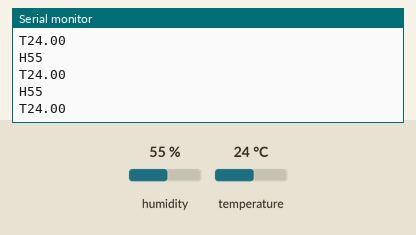
This sketch was run on a simulated Arduino Uno, built with avr-gcc and run on an emulated ATmega328P. Parts: the last lines printed to the serial monitor. The inputs (shaded band) are chosen by the test bench; at power-on: humidity 55 %, temperature 24 °C.

Above: at 1.3 s.
1.4 s: humidity set to 22 %
At 2.41 s:
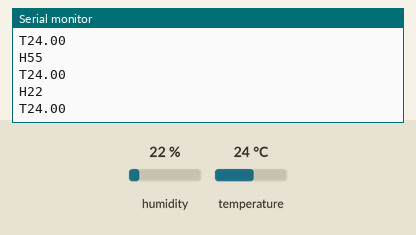
4.1 s: temperature set to 12 °C
At 4.43 s:
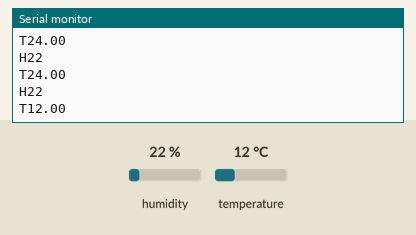
6.8 s: humidity set to 40 %
At 6.86 s:
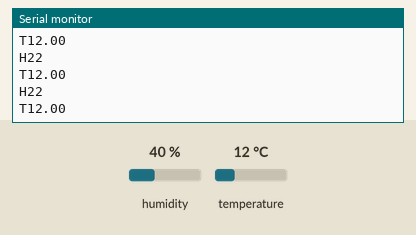
Timing chart, 0 to 9.8 s (numbered marks = the images above; inputs shaded):
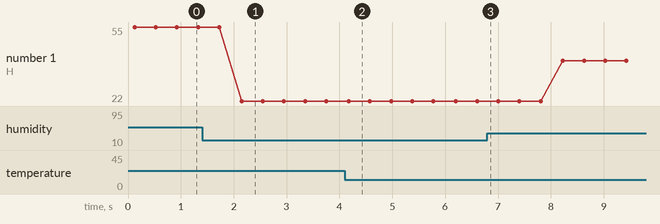

Measured:
- after the input at 1.4 s, the serial monitor: prints a new line after 0.75 s (image 1)
- after the input at 4.1 s, the serial monitor: prints a new line after 0.08 s (image 2)
- plotted number 1: 55 → 22 after the input at 1.4 s, 22 → 40 after the input at 6.8 s

The sketch:

dht_ui.ino
```cpp
#include "DHT.h"  //--> Include the DHT Sensor Library

#define DHTTYPE DHT11 //--> Defines the type of DHT sensor used (DHT11, DHT21, and DHT22), in this project the sensor used is DHT11.
const int DHTPin = 2; //--> The pin used for the DHT11
DHT dht(DHTPin, DHTTYPE); //--> Initialize DHT sensor, DHT dht(Pin_used, Type_of_DHT_Sensor);

//----------------------------------------Setup
void setup(){
  Serial.begin(9600);
  delay(100);
  dht.begin();  //--> Start reading DHT11 sensors
}

//----------------------------------------Loop
void loop(){

  int humidity = dht.readHumidity();  //--> Read humidity
  float temperature = dht.readTemperature();  //--> Read temperature as Celsius (the default). If you want to read the temperature sensor in Fahrenheit, use this -> float t = dht.readTemperature (true);

  if (isnan(humidity) || isnan(temperature)) { //--> Check if any reads failed and exit early (to try again).
    Serial.println("Failed to read from DHT sensor!");
  }
  else {
    Serial.print("H");
    Serial.println(humidity);
    Serial.print("T");
    Serial.println(temperature);
  }
  delay(400);  //--> The value is the same as the interval value in the TimerSerial in the VB application
}
```
